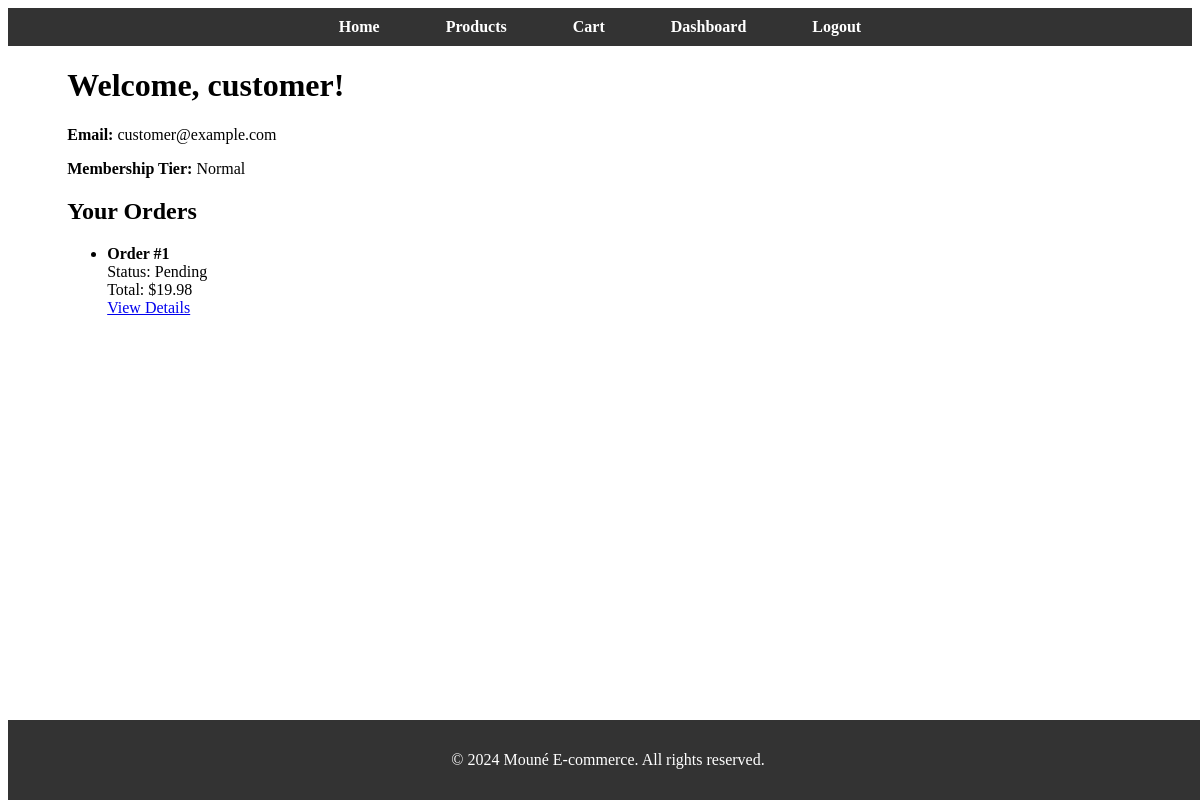
The app's page /customer/dashboard (signed in) with its own data.
### models.py (models this page shows, shortened)
class User(db.Model):
    id = db.Column(db.Integer, primary_key=True)
    username = db.Column(db.String(64), unique=True, nullable=False)
    email = db.Column(db.String(120), unique=True, nullable=False)
    password_hash = db.Column(db.String(128), nullable=False)
    role = db.Column(db.String(20), nullable=False, default='customer')
    membership_tier = db.Column(db.String(20), nullable=False, default='Normal')
    roles = db.Column(db.String(200), nullable=False, default='customer')  # e.g., 'super_admin,product_manager'

class Order(db.Model):
    id = db.Column(db.Integer, primary_key=True)
    user_id = db.Column(db.Integer, db.ForeignKey('user.id'), nullable=False)
    user = db.relationship('User', backref=db.backref('orders', lazy=True))
    order_date = db.Column(db.DateTime, default=datetime.utcnow)
    status = db.Column(db.String(20), nullable=False, default='Pending')
    total_amount = db.Column(db.Float, nullable=False)
    order_items = db.relationship('OrderItem', backref='order', lazy=True)

### app.py (the view)
@app.route('/customer/dashboard')
@customer_login_required
def customer_dashboard():
    user = User.query.filter_by(username=session['customer_user']).first()
    return render_template('customer_dashboard.html', user=user)

### app.py (called while the page is built)
def customer_login_required(f):
    @wraps(f)
    def decorated_function(*args, **kwargs):
        if not session.get('customer_logged_in'):
            return redirect(url_for('customer_login'))
        return f(*args, **kwargs)
    return decorated_function

### templates/customer_dashboard.html (shortened to what this page needs)
{% extends "base.html" %}
{% block content %}
    <h1 class="mb-4">Welcome, {{ user.username }}!</h1>
    <p><strong>Email:</strong> {{ user.email }}</p>
    <p><strong>Membership Tier:</strong> {{ user.membership_tier }}</p>
    <h2>Your Orders</h2>
    {% if user.orders %}
        <ul class="list-group">
            {% for order in user.orders %}
                <li class="list-group-item d-flex justify-content-between align-items-center">
                    <div>
                        <strong>Order #{{ order.id }}</strong><br>
                        Status: {{ order.status }}<br>
                        Total: ${{ '%.2f'|format(order.total_amount) }}
                    </div>
                    <a href="{{ url_for('admin_order_detail', order_id=order.id) }}" class="btn btn-secondary">View Details</a>
                </li>
            {% endfor %}
        </ul>
    {% else %}
        <p>You have no orders.</p>
    {% endif %}
{% endblock %}

### records on screen
User: username "customer", email "customer@example.com", membership_tier "Normal"
Order: id "1", status "Pending", total_amount "19.98"
